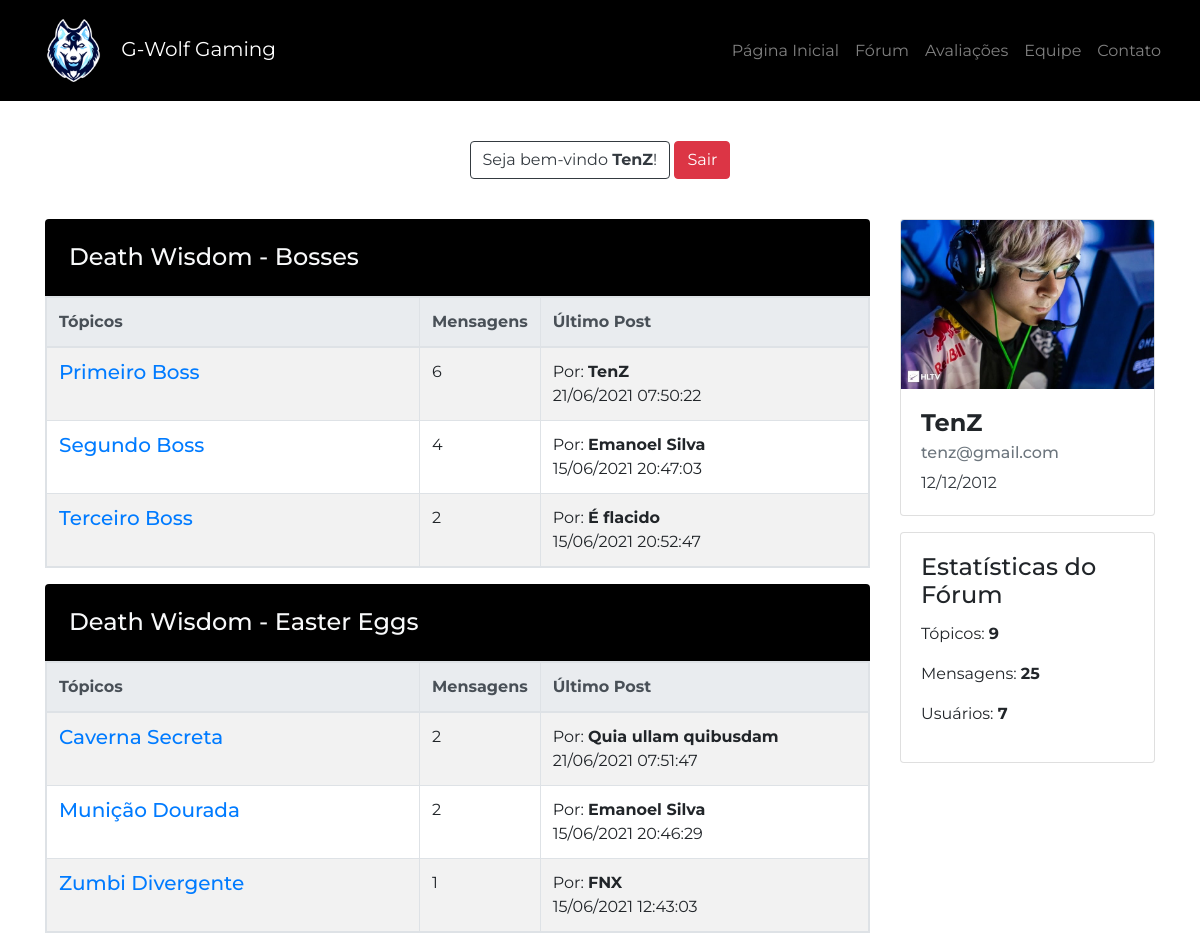
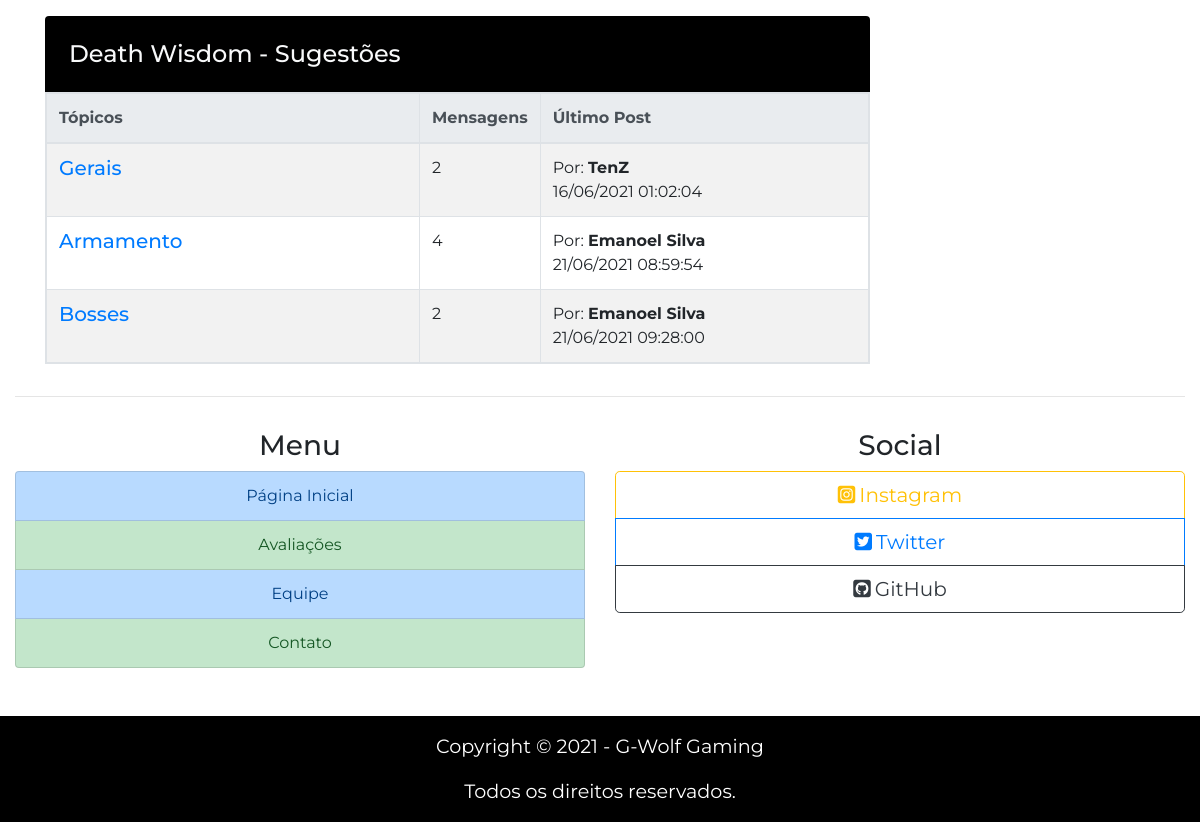
The app's page /forum.php (signed in) with its own data (2 pictures, top to bottom).
### tables this page shows
CREATE TABLE IF NOT EXISTS `mensagens_topico` (
  `id_msg` int(11) NOT NULL AUTO_INCREMENT,
  `conteudo_msg` varchar(3000) NOT NULL,
  `autor_msg` varchar(255) NOT NULL,
  `img_autor_msg` varchar(40) NOT NULL,
  `data_msg` datetime NOT NULL,
  `topico_msg` varchar(255) NOT NULL,
  PRIMARY KEY (`id_msg`)
);

### forum.php (the view, shortened to what the rows shown need)
<?php
include_once("./php/contagem.php");
?>
<!DOCTYPE html>
<html lang="pt-br">
<head>
    <link rel="stylesheet" href="https://stackpath.bootstrapcdn.com/bootstrap/4.5.0/css/bootstrap.min.css">
    <link rel="stylesheet" href="./css/global.css">
    <link rel="stylesheet" href="./css/homeforum.css">
</head>
<body>
    <main>
        <div class="container mt-2">
            <div class="row">
                <div class="col-12 col-lg-9 col-xl-9">
                    <h2 class="h4 categoria mb-0 p-4 rounded-top text-light">Death Wisdom - Bosses</h2>
                    <table class="table table-striped table-bordered table-responsive">
                        <thead class="thead-light">
                            <tr>
                                <th class="topics-col" scope="col">Tópicos</th>
                                <th scope="col">Mensagens</th>
                                <th class="lastpost-col" scope="col">Último Post</th>
                            </tr>
                        </thead>
                        <tbody>
                            <tr>
                                <td>
                                    <div>
                                        Por: <b><?php echo $last_pb['autor_msg']; ?></b>
                                    </div>
                                    <div>
                                        <?php $data_pb = $last_pb['data_msg']; echo date('d/m/Y H:i:s', strtotime($data_pb)); ?>
                                    </div>
                                </td>
                            </tr>
                            <tr>
                                <td>
                                    <div>
                                        Por: <b><?php echo $last_sb['autor_msg'];?></b>
                                    </div>
                                    <div>
                                        <?php $data_sb = $last_sb['data_msg']; echo date('d/m/Y H:i:s', strtotime($data_sb)); ?>
                                    </div>
                                </td>
                            </tr>
                            <tr>
                                <td>
                                    <div>
                                        Por: <b><?php echo $last_tb['autor_msg'];?></b>
                                    </div>
                                    <div>
                                        <?php $data_tb = $last_tb['data_msg']; echo date('d/m/Y H:i:s', strtotime($data_tb)); ?>
                                    </div>
                                </td>
                            </tr>
                        </tbody>
                    </table>
                    <h2 class="h4 categoria mb-0 p-4 rounded-top text-light">Death Wisdom - Easter Eggs</h2>
                    <table class="table table-striped table-bordered table-responsive">
                        <thead class="thead-light">
                            <tr>
                                <th class="topics-col" scope="col">Tópicos</th>
                                <th scope="col">Mensagens</th>
                                <th class="lastpost-col" scope="col">Último Post</th>
                            </tr>
                        </thead>
                        <tbody>
                            <tr>
                                <td>
                                    <div>
                                        Por: <b><?php echo $last_cs['autor_msg'];?></b>
                                    </div>
                                    <div>
                                        <?php $data_cs = $last_cs['data_msg']; echo date('d/m/Y H:i:s', strtotime($data_cs)); ?>
                                    </div>
                                </td>
                            </tr>
                            <tr>
                                <td>
                                    <div>
                                        Por: <b><?php echo $last_md['autor_msg'];?></b>
                                    </div>
                                    <div>
                                        <?php $data_md = $last_md['data_msg']; echo date('d/m/Y H:i:s', strtotime($data_md)); ?>
                                    </div>
                                </td>
                            </tr>
                            <tr>
                                <td>
                                    <div>
                                        Por: <b><?php echo $last_zd['autor_msg'];?></b>
                                    </div>
                                    <div>
                                        <?php $data_zd = $last_zd['data_msg']; echo date('d/m/Y H:i:s', strtotime($data_zd)); ?>
                                    </div>
                                </td>
                            </tr>
                        </tbody>
                    </table>
                    <h2 class="h4 categoria mb-0 p-4 rounded-top text-light">Death Wisdom - Sugestões</h2>
                    <table class="table table-striped table-bordered table-responsive">
                        <thead class="thead-light">
                            <tr>
                                <th class="topics-col" scope="col">Tópicos</th>
                                <th scope="col">Mensagens</th>
                                <th class="lastpost-col" scope="col">Último Post</th>
                            </tr>
                        </thead>
                        <tbody>
                            <tr>
                                <td>
                                    <div>
                                        Por: <b><?php echo $last_g['autor_msg'];?></b>
                                    </div>
                                    <div>
                                        <?php $data_g = $last_g['data_msg']; echo date('d/m/Y H:i:s', strtotime($data_g)); ?>
                                    </div>
                                </td>
                            </tr>
                            <tr>
                                <td>
                                    <div>
                                        Por: <b><?php echo $last_a['autor_msg'];?></b>
                                    </div>
                                    <div>
                                        <?php $data_a = $last_a['data_msg']; echo date('d/m/Y H:i:s', strtotime($data_a)); ?>
                                    </div>
                                </td>
                            </tr>
                            <tr>
                                <td>
                                    <div>
                                        Por: <b><?php echo $last_b['autor_msg'];?></b>
                                    </div>
                                    <div>
                                        <?php $data_b = $last_b['data_msg']; echo date('d/m/Y H:i:s', strtotime($data_b)); ?>
                                    </div>
                                </td>
                            </tr>
                        </tbody>
                    </table>
                </div>
                <div class="col-12 col-lg-3 col-xl-3">
                    <aside>
                        <div class="row">
                            <div class="col-12 col-sm-6 col-lg-12 col-xl-12">
                                <div class="card mb-3 mb-sm-3 mb-xl-3">
                                    <div class="card-body">
                                        <h2 class="h4 card-title">Estatísticas do Fórum</h1>
                                        <p>Tópicos: <b>9</b></p>
                                        <p>Mensagens: <b><?php echo $total_msg_forum; ?></b></p>
                                        <p>Usuários: <b><?php echo $total_usuarios; ?></b></p>
                                    </div>
                                </div>
                            </div>
                        </div>
                    </aside>
                </div>
            </div>
        </div>
    </main>
</body>
</html>

### records on screen
mensagens_topico: autor_msg "TenZ", data_msg "21/06/2021 07:50:22"
mensagens_topico: autor_msg "Emanoel Silva", data_msg "15/06/2021 20:47:03"
mensagens_topico: autor_msg "É flacido", data_msg "15/06/2021 20:52:47"
mensagens_topico: autor_msg "Quia ullam quibusdam", data_msg "21/06/2021 07:51:47"
mensagens_topico: autor_msg "Emanoel Silva", data_msg "15/06/2021 20:46:29"
mensagens_topico: autor_msg "FNX", data_msg "15/06/2021 12:43:03"
mensagens_topico: autor_msg "TenZ", data_msg "16/06/2021 01:02:04"
mensagens_topico: autor_msg "Emanoel Silva", data_msg "21/06/2021 08:59:54"
mensagens_topico: autor_msg "Emanoel Silva", data_msg "21/06/2021 09:28:00"

### other values on screen
$_SESSION['usuarioNome'] "TenZ"
$total_msg_firstb "6"
$total_msg_secondb "4"
$total_msg_thirdb "2"
$total_msg_caverna "2"
$total_msg_municao "2"
$total_msg_zumbi "1"
$total_msg_gerais "2"
$total_msg_armamento "4"
$total_msg_bosses "2"
$_SESSION['usuarioEmail'] "tenz@gmail.com"
$dataconvertida "12/12/2012"
$total_msg_forum "25"
$total_usuarios "7"
